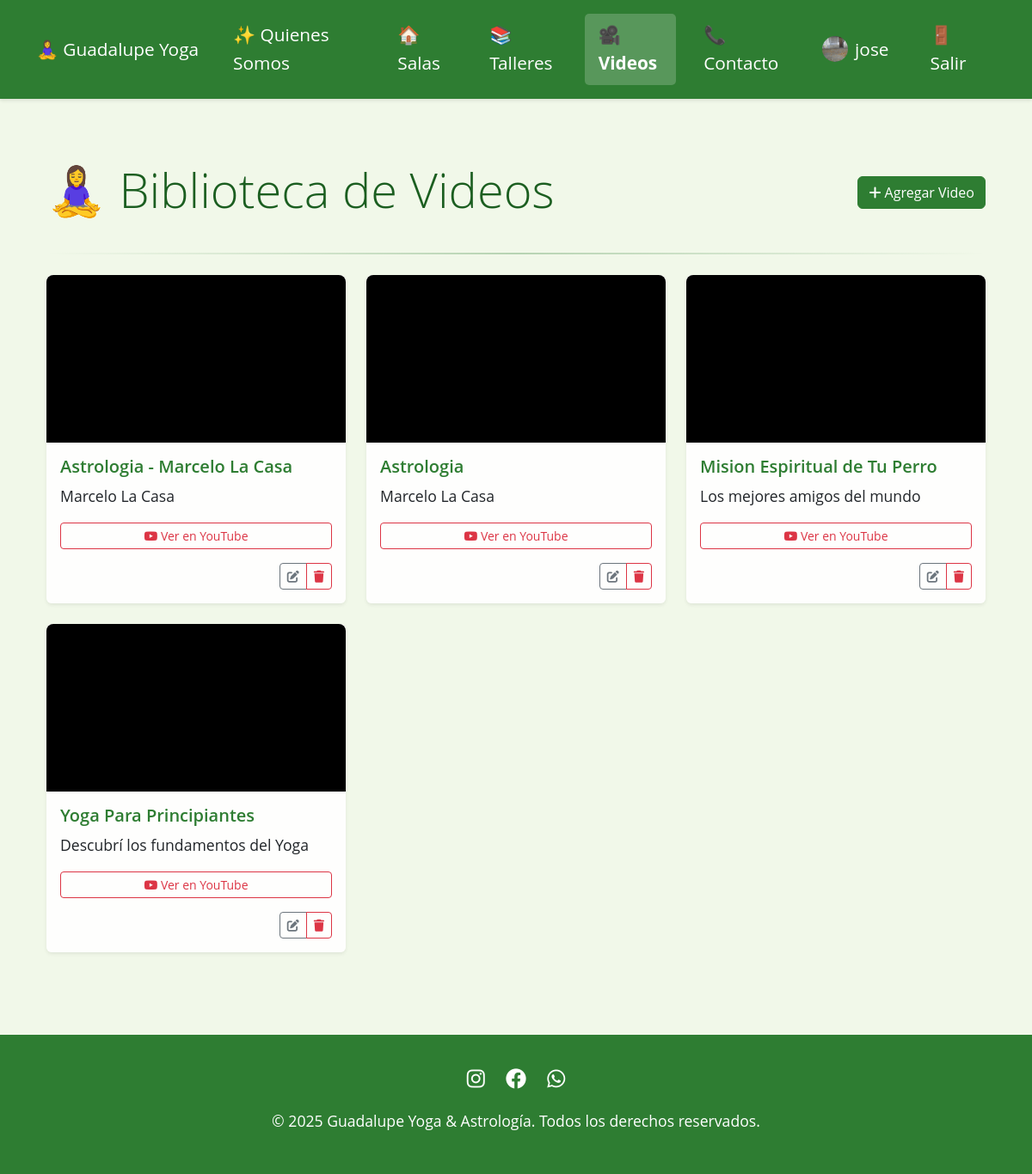
The page /videos/ (signed in) on the database its author committed.
### core/models.py (models this page shows, shortened)
class Profile(models.Model):
    user = models.OneToOneField(User, on_delete=models.CASCADE)
    is_active = models.BooleanField(default=True)
    profile_picture = models.ImageField(upload_to='profile_pictures/', null=True, blank=True)
    created_at = models.DateTimeField(auto_now_add=True)

class Video(models.Model):
    title = models.CharField(max_length=200)
    url = EmbedVideoField()
    summary = models.TextField()
    thumbnail_url = models.URLField(blank=True)
    created_at = models.DateTimeField(auto_now_add=True)
    updated_at = models.DateTimeField(auto_now=True)
    class Meta:
        ordering = ['-created_at']

### core/views.py (the view)
# urls.py: path('videos/', views.video_list, name='video_list'),
@login_required
def video_list(request):
    videos = Video.objects.all()
    return render(request, 'core/video_list.html', {'videos': videos})

### templates/core/video_list.html (shortened to what this page needs)
{% extends 'base.html' %}
{% load static %}
{% block content %}
<div class="container py-5">
    <div class="d-flex justify-content-between align-items-center mb-4">
        <h1 class="display-4">🧘‍♀️ Biblioteca de Videos</h1>
        {% if user.is_staff %}
        <button type="button" class="btn btn-primary" data-bs-toggle="modal" data-bs-target="#createVideoModal">
            <i class="fas fa-plus"></i> Agregar Video
        </button>
        {% endif %}
    </div>
    <div class="lotus-divider mb-4"></div>
    <div class="row row-cols-1 row-cols-md-3 g-4" id="videos-container">
        {% for video in videos %}
        <div class="col">
            <div class="card h-100 shadow-sm">
                <div class="ratio ratio-16x9 video-wrapper" id="video-wrapper-{{ video.id }}" style="background: #000; border-radius: 8px 8px 0 0;">
                    <iframe
                        id="video-{{ video.id }}"
                        data-src="{{ video.url }}"
                        data-video-id="{{ video.id }}"
                        title="{{ video.title }}"
                        frameborder="0"
                        allow="accelerometer; autoplay; clipboard-write; encrypted-media; gyroscope; picture-in-picture; web-share"
                        allowfullscreen
                        loading="lazy"
                        style="border: none;">
                    </iframe>
                </div>
                <div class="card-body">
                    <h5 class="card-title">{{ video.title }}</h5>
                    <p class="card-text">{{ video.summary|truncatewords:20 }}</p>
                    <a href="{{ video.url }}" target="_blank" class="btn btn-outline-danger btn-sm w-100 mb-2">
                        <i class="fab fa-youtube"></i> Ver en YouTube
                    </a>
                    {% if user.is_staff %}
                    <div class="d-flex justify-content-end mt-2">
                        <div class="btn-group btn-group-sm">
                            <button type="button" class="btn btn-outline-secondary" data-bs-toggle="modal"
                                    data-bs-target="#editVideoModal{{ video.pk }}"
                                    title="Editar">
                                <i class="fas fa-edit"></i>
                            </button>
                            <button type="button" class="btn btn-outline-danger" data-bs-toggle="modal"
                                    data-bs-target="#deleteVideoModal{{ video.pk }}"
                                    title="Eliminar">
                                <i class="fas fa-trash"></i>
                            </button>
                        </div>
                    </div>
                    {% endif %}
                </div>
            </div>
        </div>
        {% endfor %}
    </div>
</div>
{% endblock %}

### templates/base.html (shortened to what this page needs)
<!DOCTYPE html>
{% load static %}
<html lang="es">
<head>
    <link href="https://cdn.jsdelivr.net/npm/bootstrap@5.3.2/dist/css/bootstrap.min.css" rel="stylesheet">
    <link rel="stylesheet" href="https://cdnjs.cloudflare.com/ajax/libs/font-awesome/6.0.0/css/all.min.css">
</head>
<body>
    <nav class="navbar navbar-expand-lg sticky-top">
        <div class="container">
            <a class="navbar-brand" href="{% url 'home' %}">🧘‍♀️ Guadalupe Yoga</a>
            <div class="collapse navbar-collapse" id="navbarNav">
                <ul class="navbar-nav me-auto">
                    <li class="nav-item">
                        <a class="nav-link" href="{% url 'about' %}">✨ Quienes Somos</a>
                    </li>
                    <li class="nav-item">
                        <a class="nav-link" href="{% url 'room_list' %}">🏠 Salas</a>
                    </li>
                    <li class="nav-item">
                        <a class="nav-link" href="{% url 'workshops' %}">📚 Talleres</a>
                    </li>
                    <li class="nav-item">
                        <a class="nav-link {% if request.resolver_match.url_name == 'video_list' %}active{% endif %}"
                           href="{% url 'video_list' %}">
                            🎥 Videos
                        </a>
                    </li>
                    <li class="nav-item">
                        <a class="nav-link" href="{% url 'contact' %}">📞 Contacto</a>
                    </li>
                    {% if user.is_authenticated %}
                        <li class="nav-item d-flex align-items-center">
                            <a class="nav-link d-flex align-items-center" href="{% url 'profile' %}">
                                {% if user.profile.profile_picture %}
                                    <img src="{{ user.profile.profile_picture.url }}" alt="Profile Picture" class="rounded-circle me-2" style="width: 30px; height: 30px; object-fit: cover;">
                                {% else %}
                                    <i class="fas fa-user me-2"></i>
                                {% endif %}
                                {{ user.username }}
                            </a>
                        </li>
                        <li class="nav-item">
                            <a class="nav-link" href="{% url 'account_logout' %}">🚪 Salir</a>
                        </li>
                    {% endif %}
                </ul>
            </div>
        </div>
    </nav>
    <div class="container mt-4">
        {% block content %}
        {% endblock %}
    </div>
    <footer class="footer">
        <div class="container text-center">
            <div class="social-links mb-3">
                <a href="https://instagram.com" target="_blank"><i class="fab fa-instagram"></i></a>
                <a href="https://facebook.com" target="_blank"><i class="fab fa-facebook"></i></a>
                <a href="https://wa.me/1234567890" target="_blank"><i class="fab fa-whatsapp"></i></a>
            </div>
            <p>&copy; {% now "Y" %} Guadalupe Yoga & Astrología. Todos los derechos reservados.</p>
        </div>
    </footer>
  </body>
</html>

### templates/base.html (style rules this page uses)
:root { --primary-color: #2E7D32; --secondary-color: #81C784; --accent-color: #C8E6C9; --text-color: #1B5E20; }
body { font-family: 'Open Sans', 'Arial', sans-serif; background-color: #F1F8E9; color: var(--text-color); font-size: 16px; line-height: 1.6; }
h1 { font-size: 2.5rem; }
p { font-size: 1.1rem; }
.navbar { background-color: var(--primary-color); box-shadow: 0 2px 4px rgba(0,0,0,0.1); padding: 1rem 0; }
.navbar-brand, .nav-link { color: white !important; font-size: 1.3rem; transition: all 0.3s ease; }
.nav-link { margin: 0 0.5rem; padding: 0.5rem 1rem !important; border-radius: 5px; }
.nav-link.active { background-color: rgba(255,255,255,0.2); font-weight: bold; }
.lotus-divider { height: 2px; background: linear-gradient(to right, transparent, var(--primary-color), transparent); margin: 3rem 0; opacity: 0.3; margin: 2rem 0; }
.card { background-color: rgba(255, 255, 255, 0.9); border: none; box-shadow: 0 4px 6px rgba(0,0,0,0.1); transition: transform 0.3s ease; }
.btn-primary { background-color: var(--primary-color); border-color: var(--primary-color); }
footer { background-color: var(--primary-color); color: white; padding: 2rem 0; margin-top: 3rem; }
.social-links a { color: white; margin: 0 10px; font-size: 1.5rem; transition: color 0.3s ease; }

### templates/core/video_list.html (style rules this page uses)
.ratio-16x9 { position: relative; overflow: hidden; }
.ratio-16x9 iframe { position: absolute; top: 0; left: 0; width: 100%; height: 100%; }
.card { transition: all 0.3s ease; border: none; }
.card-title { color: var(--primary-color); font-weight: 600; }

### rows shown on the page
Video: title "Astrologia - Marcelo La Casa", summary "Marcelo La Casa"
Video: title "Astrologia", summary "Marcelo La Casa"
Video: title "Mision Espiritual de Tu Perro", summary "Los mejores amigos del mundo"
Video: title "Yoga Para Principiantes", summary "Descubrí los fundamentos del Yoga"

### other values the page prints
{{ user.username }} "jose"
